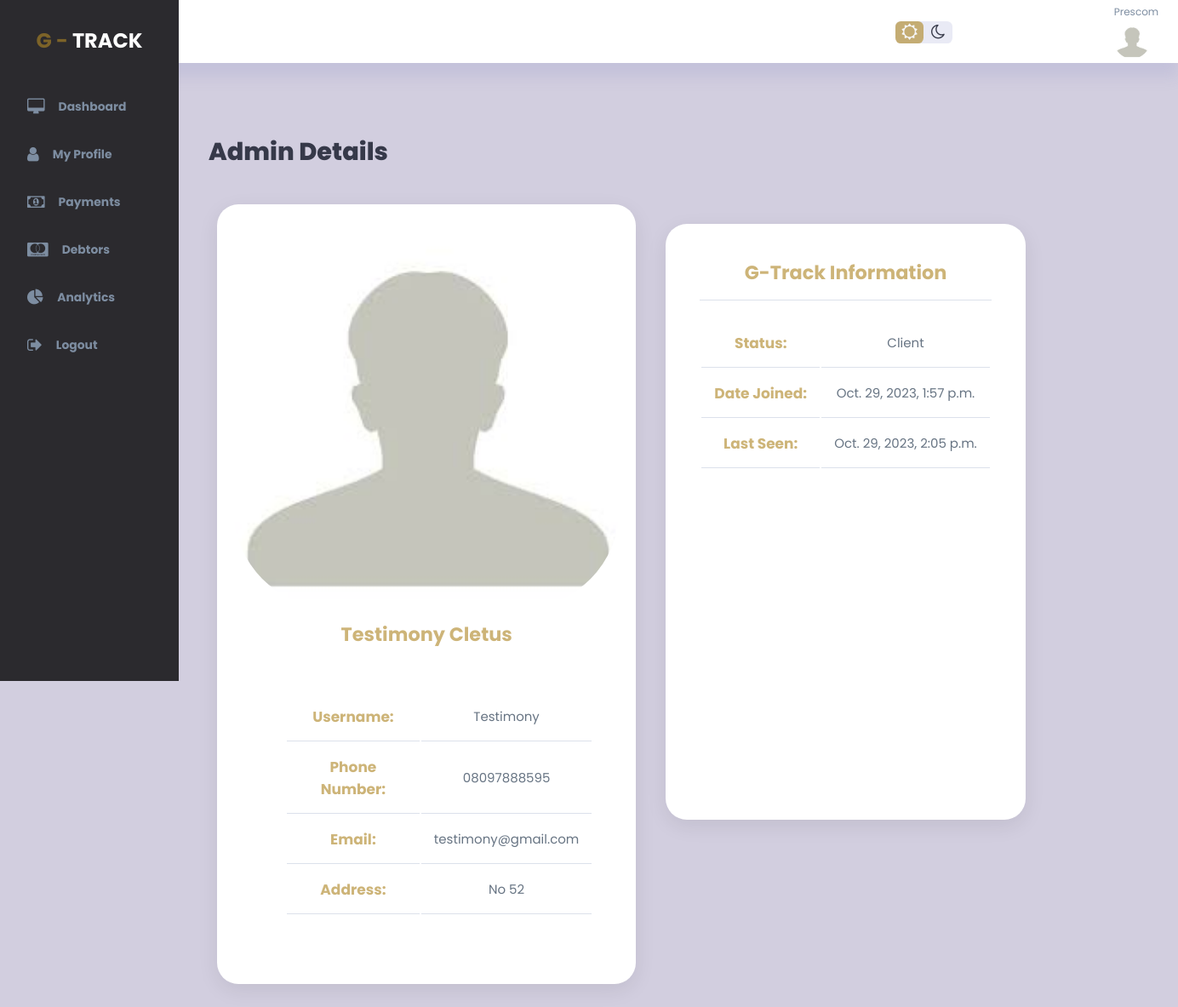
/admins/view_admin_details/23 (signed in), run on an earlier commit of the app's database.
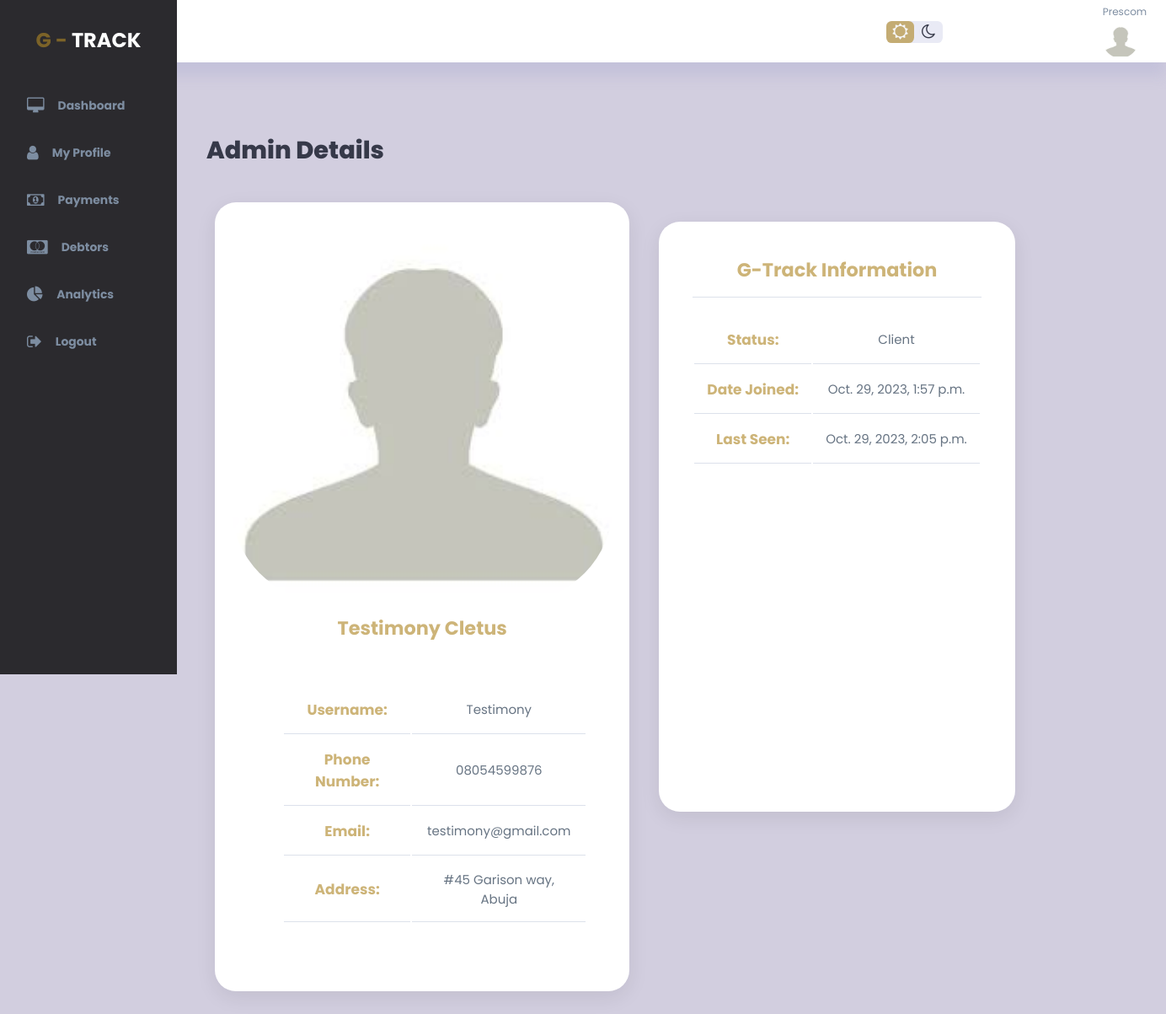
And on a later commit of the database.
### gtrack_app/models.py (models this page shows, shortened)
class UserProfile(models.Model):
    user = models.OneToOneField(User, null=True, on_delete=models.CASCADE)
    address = models.CharField(max_length=65, null=True, blank=True) #can also stand as the office address for the client
    phone = models.CharField(max_length=65, null=True, blank=True)
    privilege = models.CharField(max_length=50, null=True, blank=True)
    ip_address = models.CharField(max_length=50, null=True, blank=True)
    profile_pic = models.FileField(null=True, blank=True, upload_to="uploads/profile_pictures", validators = [FileExtensionValidator(allowed_extensions=['jpg','jpeg','png'])])
    state_country = models.CharField(max_length=65, null=True, blank=True)
    contact_person = models.CharField(max_length=65, null=True, blank=True)
    contact_person_phone = models.CharField(max_length=65, null=True, blank=True)

### gtrack_app/views.py (the view)
# urls.py: path("admins/view_admin_details/<int:user_id>", views.view_admin_details, name="view_details"),
@login_required
def view_admin_details(request, user_id):
    admin_details = User.objects.get(id=user_id)
    admin_profile_details = UserProfile.objects.get(user=user_id)
    context = {
        'admin_details': admin_details,
        'admin_profile_details': admin_profile_details,
    }
    return render(request, "admins_dashboard/admins/admin_profile.html", context)

### templates/admins_dashboard/admins/admin_profile.html (shortened to what the changed rows need)
{% extends 'base.html' %}
{% block content %}
{% load static %}
<div class="x-wrapper">
    <div class="panel profile-panel">
        <main>
            <h1 class="panel-label">Admin Details</h1>
            <div class="panel-body">
                <div class="profile-wrapper">
                    <div class="left box">
                        <h2 class="account-name text-center">{{ admin_details.first_name }} {{ admin_details.last_name }}</h2>
                        <div class="profile-details">
                            <div class="table-container">
                                <table class="table table-bordered">
                                    <tbody>
                                        <tr>
                                            <th scope="row">Username:</th>
                                        </tr>
                                        <tr>
                                            <th scope="row">Phone Number:</th>
                                            <td>{{ admin_profile_details.phone }}</td>
                                        </tr>
                                        <tr>
                                            <th scope="row">Email:</th>
                                        </tr>
                                        <tr>
                                            <th scope="row">Address:</th>
                                            <td>{{ admin_profile_details.address }}</td>
                                        </tr>
                                    </tbody>
                                </table>
                            </div>
                        </div>
                    </div>
                    <div class="right">
                        {% load humanize %}
                        <div class="right-top box portfolio">
                            <h2 class="text-center">G-Track Information</h2>
                            <div class="table-container">
                                <table class="table table-borderless">
                                    <tbody>
                                        <tr>
                                            <th scope="row">Status:</th>
                                        </tr>
                                        <tr>
                                            <th scope="row">Date Joined:</th>
                                        </tr>
                                        <tr>
                                            <th scope="row">Last Seen:</th>
                                        </tr>
                                    </tbody>
                                </table>
                            </div>
                        </div>
                    </div>
                </div>
            </div>
        </main>
    </div>
</div>
{% endblock %}

What changed in the data, as far as the page shows it:
changed UserProfile: phone "08097888595" → "08054599876"; address "No 52" → "#45 Garison way, Abuja"
